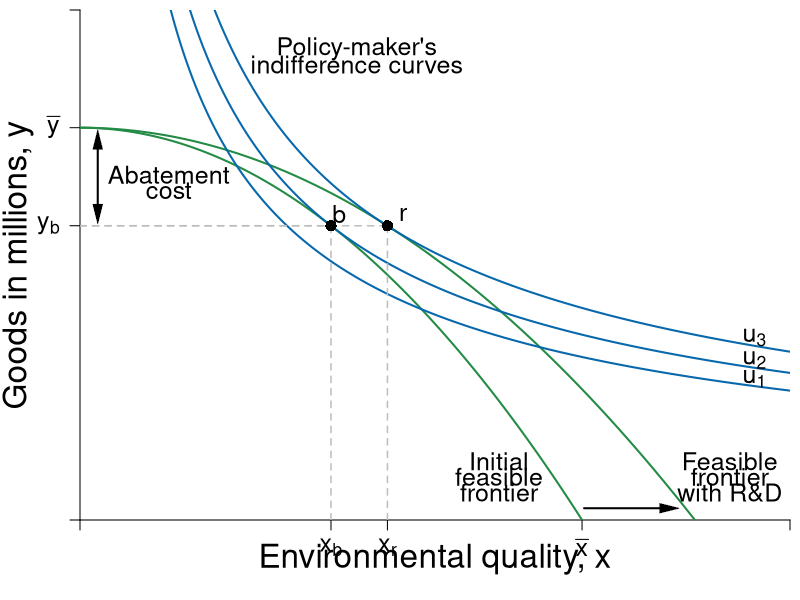

R code for this plot:
#Graph Designer: Simon Halliday & Riley Boeth '17 & Madeleine Wettach '20
#Authors: Bowles, Foley and Halliday
#Title: Microeconomics: Competition, Conflict and Coordination

library(shape)
pdf(file = "constrained_optimization/Slide figures/indiff_feasible_environ_rd_3.pdf", width = 8, height = 8)

#Set parameters for graphics
pointsize <- 1.8
axislabelsize <- 2
labelsize <- 1.5
namesize <- 1.8
annotatesize <- 1.5
graphlinewidth <- 2
segmentlinewidth <- 1.5

COL <- c("#7fc97f", "#beaed4", "#fdc086", "#ffff99", "#386cb0", "#f0027f", "#bf5b17", "#666666")
COLA <- c("#e0f3db", "#99d8c9","#66c2a4","#41ae76", "#238b45", "#005824")
COLB <- c("#4eb3d3", "#2b8cbe", "#0868ac","#084081")

#Edited the margins to cater for the larger LHS labels
par(mar =  c(4, 4, 0.5, 0.5))

#Feasibility frontier equation and new feasbility frontier equation with R&D

ppf <- function(x, y) {
  100-((x^2)/2)
}

ppf_rd <- function(x, y) {
  100-((x^2)/3)
}

#change alpha to .4

uFn <- function(x, y, alpha = 0.4){
  (x^alpha)*(y^(1-alpha))
}

#Add limits on axes and levels of utility for each indifference curve

ylims <- c(0, 130)
xlims <- c(0, 20)

npts <- 501 
x <- seq(xlims[1], xlims[2], length.out = npts)
y <- seq(ylims[1], ylims[2], length.out = npts) 

a <- c(27, 29.16, 31.616) #alpha = 0.4

plot(0, 0, xlim = xlims, ylim = ylims, type = "n",
     xlab = expression(paste("")),
     ylab = expression(paste("")), 
     xaxt = "n", 
     yaxt = "n", 
     cex.lab = axislabelsize, 
     bty = "n", 
     xaxs="i", 
     yaxs="i"
)

#x and y limits and ticks 

# ticksx <- seq(from = 0, to = xlims[2], by = 1)
# xlabels <- seq(from = 0, to = xlims[2], by = 1)
# ticksy <- seq(from = 0, to = ylims[2], by = 10)
# ylabels <- seq(from = 0, to = ylims[2], by = 10)

ticksx <- c(xlims[1], 7.07, 8.66, 14.14214, xlims[2])
xlabels <- c(NA, expression(paste(x[b])), expression(paste(x[r])), expression(paste(bar(x))), NA)
ticksy <- c(ylims[1], ppf(x = 7.07), 100, ylims[2])
ylabels <- c(NA, expression(paste(y[b])), expression(paste(bar(y))), NA)

axis(1, at = ticksx, pos = 0, labels = xlabels, cex.axis = labelsize)
axis(2, at = ticksy, pos = 0, labels = ylabels, las = 1, cex.axis = labelsize)

npts <- 500 
xx1 <- seq(xlims[1], xlims[2], length.out = npts)
xx2 <- seq(0, xlims[2], length.out = npts)
xx3 <- seq(xlims[1], 0, length.out = npts)
xx4 <- seq(-11, 0, length.out = npts)

Arrows(0.5, 78, 0.5, 97, col = "black", lty = 1, lwd = 2, code = 3, arr.type = "triangle", arr.lwd = 0.5)
text(2.5, 88, expression("Abatement"), cex = labelsize)
text(2.5, 84, expression("cost"), cex = labelsize)

#Draw the feasibility frontiers
lines(xx1, ppf(xx1, y), col = COLA[5], lwd = graphlinewidth)
lines(xx1, ppf_rd(xx1, y), col = COLA[5], lwd = graphlinewidth)

#Label the feasibility frontier frontier
text(11.8, 15, expression("Initial"), cex = labelsize)
text(11.8, 11, expression("feasible"), cex = labelsize)
text(11.8, 7, expression("frontier"), cex = labelsize)


#Label the feasibility frontier with R&D frontier
text(18.3, 15, expression("Feasible"), cex = labelsize)
text(18.3, 11, expression("frontier"), cex = labelsize)
text(18.3, 7, expression("with R&D"), cex = labelsize)
Arrows(14.2, 3, 16.6, 3, col = "black", lty = 1, lwd = 2, arr.type = "triangle", arr.lwd = 0.5)

contour(x, y, 
        outer(x, y, uFn),
        drawlabels = FALSE,
        col = COLB[3],
        lwd = graphlinewidth,
        levels = a, 
        xaxs="i", 
        yaxs="i", 
        add = TRUE)

#Axis labels
#mtext(expression(paste("Environmental quality, ", x)), side = 1, line = 2.5, cex = axislabelsize)
text(0.5*xlims[2], -10, expression(paste("Environmental quality, ", x)), xpd = TRUE, cex = axislabelsize) 
text(-1.75, 0.5*ylims[2], expression(paste("Goods in millions, ", y)), xpd = TRUE, cex = axislabelsize, srt = 90) 

#Label the indifference curves generally
text(7.8, 120, expression("Policy-maker's"), cex = labelsize)
text(7.8, 116, expression("indifference curves"), cex = labelsize)

#Label the indifference curves and place labels properly
text(19, 36, expression(u[1]), cex = labelsize)
text(19, 40.8, expression(u[2]), cex = labelsize)
text(19, 46.5, expression(u[3]), cex = labelsize)

#Annotate max u point on feasibility with r&D frontier
text(9.1, ppf_rd(8.66) + 3, expression(paste(r)), cex = labelsize)
segments(8.66, 0, 8.66, ppf_rd(x = 8.66), lty = 2, col = "gray", lwd = segmentlinewidth)
segments(0, ppf_rd(x = 8.66), 8.66, ppf_rd(x = 8.66), lty = 2, col = "gray", lwd = segmentlinewidth)
points(8.66, ppf_rd(x = 8.66), pch = 16, col = "black", cex = 1.5)

#Annotate max u point on feasibility frontier
text(7.3, ppf(7.07) + 3, expression(paste(b)), cex = labelsize)
segments(7.07, 0, 7.07, ppf(x = 7.07), lty = 2, col = "gray", lwd = segmentlinewidth)
segments(0, ppf(x = 7.07), 7.07, ppf(x = 7.07), lty = 2, col = "gray", lwd = segmentlinewidth)
points(7.07, ppf(x = 7.07), pch = 16, col = "black", cex = 1.5)

#Added arrow for abatement costs and labeled the arrow as such
#arrows(.2, 75, .2, 100, length = 0.1, angle = 30, code = 3, col = par("fg"), lty = par("lty"),   lwd = par("lwd"))
#text(1.71, 88, expression(paste("Abatement")), cex = labelsize)
#text(1.05, 84, expression(paste("Costs")), cex = labelsize)


dev.off()
